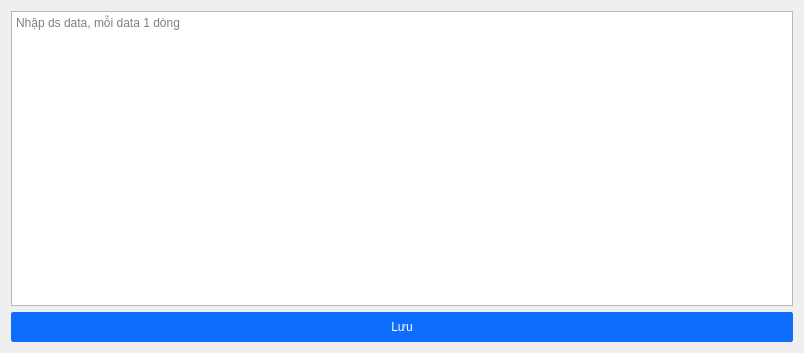
<?xml version="1.0" encoding="UTF-8"?>
<ui version="4.0">
 <class>ImportData</class>
 <widget class="QDialog" name="ImportData">
  <property name="geometry">
   <rect>
    <x>0</x>
    <y>0</y>
    <width>804</width>
    <height>353</height>
   </rect>
  </property>
  <property name="windowTitle">
   <string>Dialog</string>
  </property>
  <layout class="QVBoxLayout" name="verticalLayout">
   <item>
    <widget class="QPlainTextEdit" name="txt_data">
     <property name="styleSheet">
      <string notr="true">QScrollBar:horizontal {
    height: 12px;
}

QScrollBar:vertical {
    width: 12px;
}</string>
     </property>
     <property name="placeholderText">
      <string>Nhập ds data, mỗi data 1 dòng</string>
     </property>
    </widget>
   </item>
   <item>
    <widget class="QPushButton" name="btn_save">
     <property name="minimumSize">
      <size>
       <width>0</width>
       <height>30</height>
      </size>
     </property>
     <property name="cursor">
      <cursorShape>PointingHandCursor</cursorShape>
     </property>
     <property name="styleSheet">
      <string notr="true">QPushButton {
	color: #fff;
	background-color: #0d6efd;
	border: 1px solid #0d6efd;
	border-radius: 2px;
	cursor: pointer;
}
QPushButton:hover{
	background-color: #0b5ed7;
	border: 1px solid #0b5ed7;
}

QPushButton:pressed {	
	padding-left: 2px;
	padding-top: 2px;
}

QPushButton:disabled{
	background-color: rgb(12, 101, 227);
}
</string>
     </property>
     <property name="text">
      <string>Lưu</string>
     </property>
    </widget>
   </item>
  </layout>
 </widget>
 <resources>
  <include location="resources.qrc"/>
 </resources>
 <connections/>
</ui>
